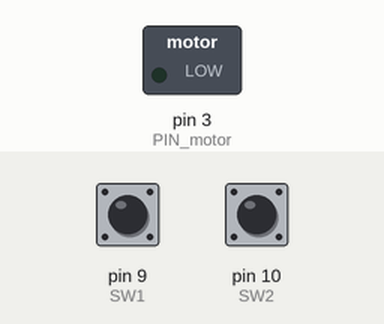
Recording of a sketch running on a simulated Arduino Uno, built with avr-gcc and run on an emulated ATmega328P. Shown: switched loads named in the sketch (green lamp = pin HIGH). The inputs (shaded band) are chosen by the test bench; at power-on: pin 9 (SW1) HIGH, pin 10 (SW2) HIGH.

Above: at 1.2 s.
1.3 s: pin 9 (SW1) pulled LOW for 1 s
At 3.5 s:
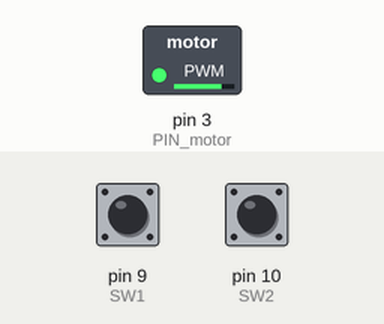
3.8 s: pin 10 (SW2) pulled LOW for 0.15 s
At 5.1 s:
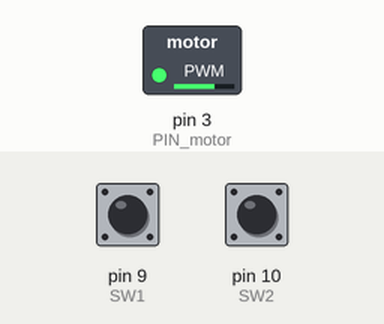
5.4 s: pin 9 (SW1) pulled LOW for 0.15 s
At 6.5 s:
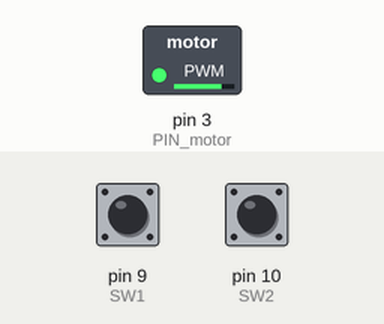
7.0 s: pin 10 (SW2) pulled LOW for 1 s
At 9.1 s:
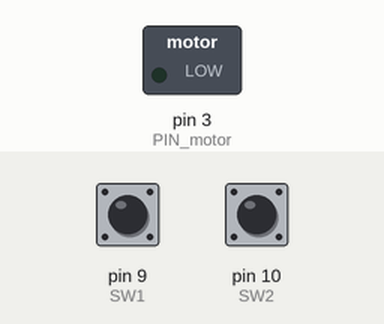
Timing chart, 0 to 10.5 s (numbered marks = the images above; inputs shaded):
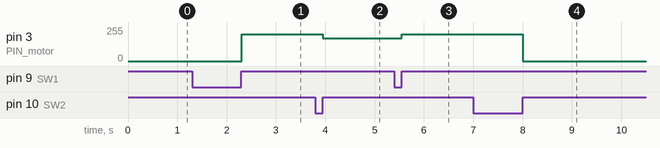

The sketch:

LV09_ZAD03.ino
```cpp
int PIN_motor = 3;
int SW1 = 9;
int SW2 = 10;
int nSpeed = 0;

void setup() {
  pinMode(SW1, INPUT_PULLUP);
  pinMode(SW2, INPUT_PULLUP);
  pinMode(PIN_motor, OUTPUT);
}

void loop() {
  if (digitalRead(SW1) == 0){
    (nSpeed<255) ? nSpeed++ : nSpeed = 255;
    delay(5);
  }

  if(digitalRead(SW2) == 0){
    (nSpeed>0) ? nSpeed-- : nSpeed = 0;
    delay(5);
  }

  analogWrite(PIN_motor, nSpeed);
}
```

Measured:
- after the input at 1.3 s, pin 3 (PIN_motor): 0/255 → 200/255 after 1.0 s
- after the input at 3.8 s, pin 3 (PIN_motor): 200/255 → 170/255 after 0.15 s
- after the input at 5.4 s, pin 3 (PIN_motor): 170/255 → 200/255 after 0.15 s
- after the input at 7.0 s, pin 3 (PIN_motor): 200/255 → 0/255 after 1.0 s
